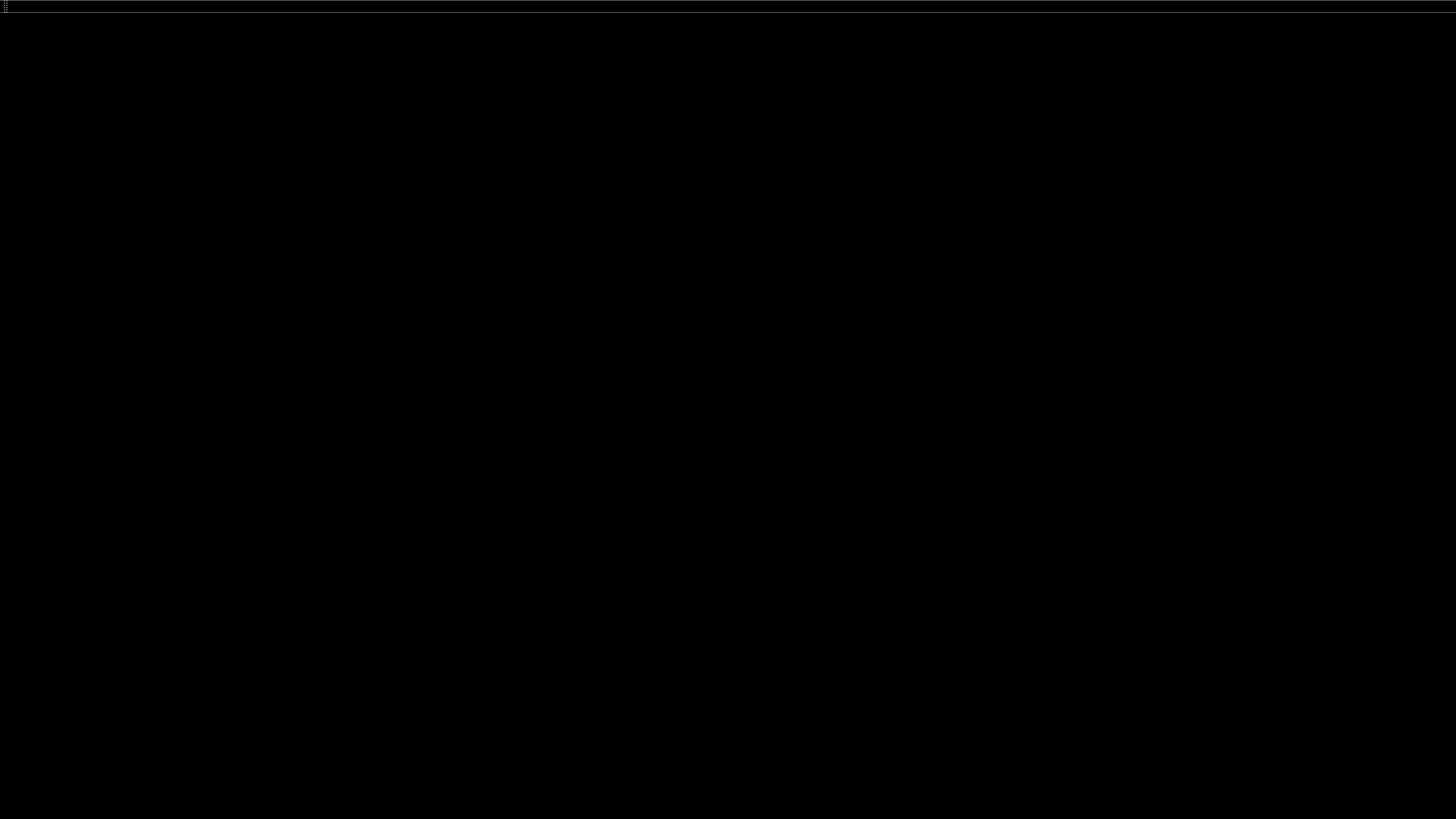
<?xml version="1.0" encoding="UTF-8"?>
<ui version="4.0">
 <class>MainWindow</class>
 <widget class="QMainWindow" name="MainWindow">
  <property name="geometry">
   <rect>
    <x>0</x>
    <y>0</y>
    <width>1920</width>
    <height>1080</height>
   </rect>
  </property>
  <property name="maximumSize">
   <size>
    <width>1920</width>
    <height>1080</height>
   </size>
  </property>
  <property name="windowTitle">
   <string>MainWindow</string>
  </property>
  <property name="styleSheet">
   <string notr="true">background-color: #000000;
color: #ffffff;</string>
  </property>
  <widget class="QWidget" name="centralWidget"/>
  <widget class="QMenuBar" name="menuBar">
   <property name="geometry">
    <rect>
     <x>0</x>
     <y>0</y>
     <width>1920</width>
     <height>21</height>
    </rect>
   </property>
  </widget>
  <widget class="QToolBar" name="mainToolBar">
   <attribute name="toolBarArea">
    <enum>TopToolBarArea</enum>
   </attribute>
   <attribute name="toolBarBreak">
    <bool>false</bool>
   </attribute>
  </widget>
  <widget class="QStatusBar" name="statusBar"/>
 </widget>
 <layoutdefault spacing="6" margin="11"/>
 <resources/>
 <connections/>
</ui>
